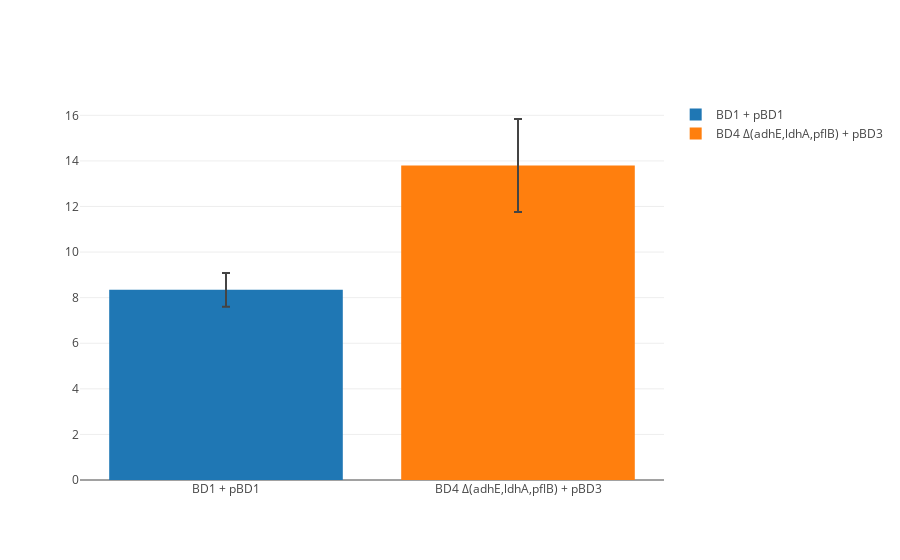

Write notebook code for a chart like this one.
### Markdown cell above
We can also choose to plot only the end points, making it easier to interpret a large number of strains:

### Code cell
iplot(
    [go.Bar(
            x=[str(rep.trial_identifier.strain)],
            y=[rep.avg.analyte_dict['etoh'].data_vector[-1]],
            name=str(rep.trial_identifier.strain),
            error_y=dict(type='data', array=[rep.std.analyte_dict['etoh'].data_vector[-1]])
               )
    for rep in expt.replicate_trials]
)

### Figure 1 — Plotly figure (JSON) as saved in the notebook; plotly's stock layout.template omitted (floating-point values rounded to 4 significant figures)
{"data": [{"error_y": {"array": [0.7416], "type": "data"}, "name": "BD1 + pBD1", "type": "bar", "x": ["BD1 + pBD1"], "y": [8.345]}, {"error_y": {"array": [2.04], "type": "data"}, "name": "BD4 Δ(adhE,ldhA,pflB) + pBD3", "type": "bar", "x": ["BD4 Δ(adhE,ldhA,pflB) + pBD3"], "y": [13.8]}], "layout": {}}
